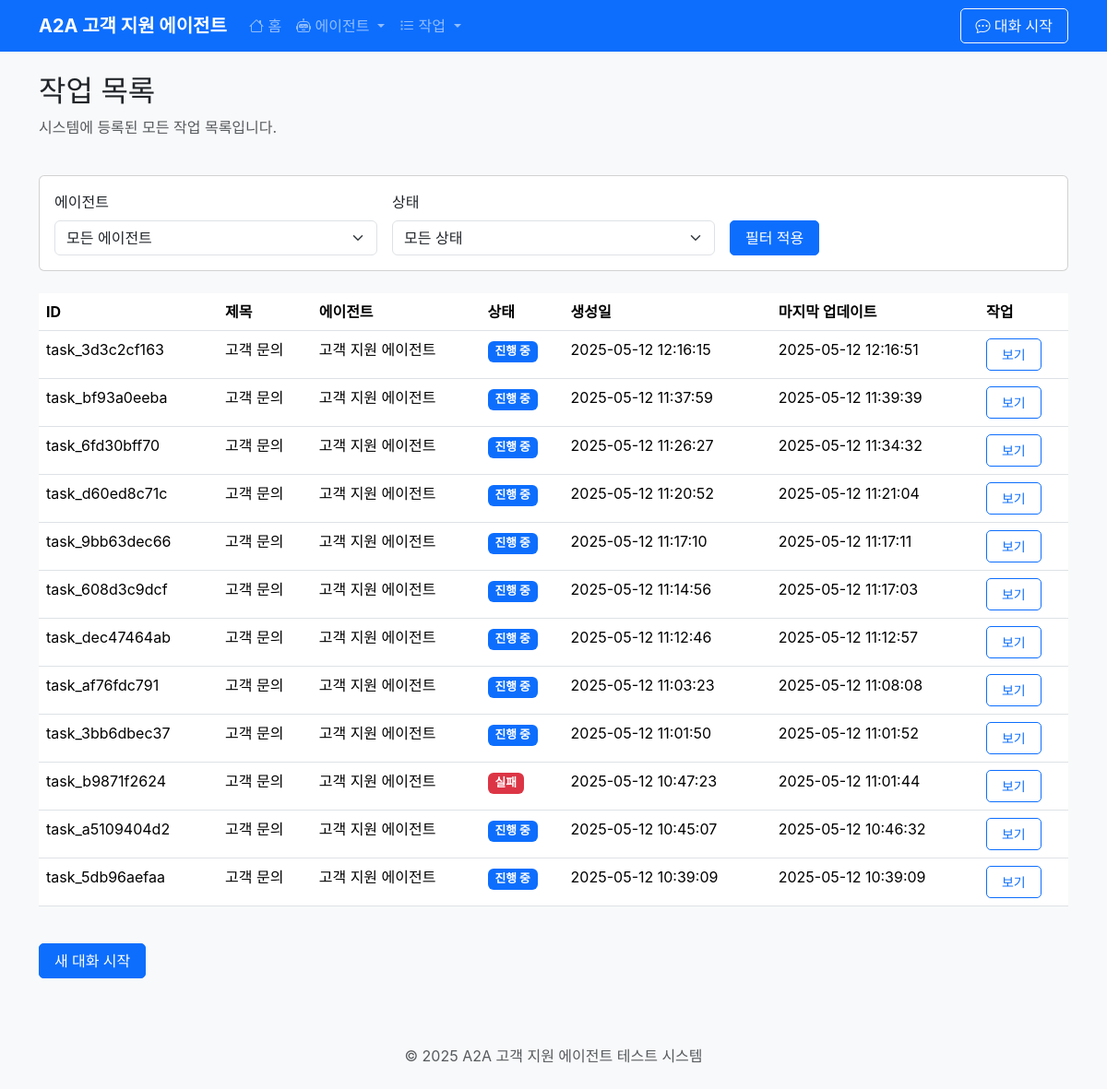
The page /tasks on the database its author committed.
### tables this page shows
CREATE TABLE tasks (
            id TEXT PRIMARY KEY,
            title TEXT NOT NULL,
            description TEXT,
            status TEXT NOT NULL,
            agent_id TEXT NOT NULL,
            created_at TIMESTAMP DEFAULT CURRENT_TIMESTAMP,
            updated_at TIMESTAMP DEFAULT CURRENT_TIMESTAMP,
            metadata TEXT, -- JSON 형식으로 저장
            FOREIGN KEY (agent_id) REFERENCES agents (id)
        );

CREATE TABLE agents (
            id TEXT PRIMARY KEY,
            name TEXT NOT NULL,
            description TEXT,
            version TEXT,
            base_url TEXT NOT NULL,
            auth_required INTEGER DEFAULT 0,
            created_at TIMESTAMP DEFAULT CURRENT_TIMESTAMP
        );

### api/web_routes.py (the view)
@web_router.get("/tasks", response_class=HTMLResponse)
async def list_tasks(
    request: Request,
    agent_id: Optional[str] = None,
    status: Optional[str] = None
):
    agents = db.get_all_agents()
    if agent_id and status:
        query = """
        SELECT t.*, a.name as agent_name
        FROM tasks t
        JOIN agents a ON t.agent_id = a.id
        WHERE t.agent_id = ? AND t.status = ?
        ORDER BY t.updated_at DESC
        """
        tasks = db.execute_query(query, (agent_id, status))
    elif agent_id:
        tasks = db.get_tasks_by_agent(agent_id)
    elif status:
        query = """
        SELECT t.*, a.name as agent_name
        FROM tasks t
        JOIN agents a ON t.agent_id = a.id
        WHERE t.status = ?
        ORDER BY t.updated_at DESC
        """
        tasks = db.execute_query(query, (status,))
    else:
        query = """
        SELECT t.*, a.name as agent_name
        FROM tasks t
        JOIN agents a ON t.agent_id = a.id
        ORDER BY t.updated_at DESC
        """
        tasks = db.execute_query(query)
    for task in tasks:
        if 'metadata' in task and task['metadata']:
            try:
                task['metadata'] = json.loads(task['metadata'])
            except:
                task['metadata'] = {}
    agent_name = None
    if agent_id:
        agent_data = db.get_agent_by_id(agent_id)
        if agent_data:
            agent_name = agent_data['name']
    return templates.TemplateResponse(
        "tasks.html",
        {
            "request": request,
            "tasks": tasks,
            "agents": agents,
            "agent_id": agent_id,
            "agent_name": agent_name,
            "status": status
        }
    )

### templates/tasks.html (shortened to what this page needs)
{% extends "base.html" %}
{% block content %}
<div class="row mb-4">
    <div class="col-lg-12">
        <h2>작업 목록</h2>
        <p class="text-muted">
            {% if agent_id %}
                {{ agent_name }} 에이전트의 모든 작업 목록입니다.
            {% else %}
                시스템에 등록된 모든 작업 목록입니다.
            {% endif %}
        </p>
    </div>
</div>
<div class="row mb-4">
    <div class="col-lg-12">
        <div class="card">
            <div class="card-body">
                <form action="/tasks" method="get" class="row g-3">
                    <div class="col-md-4">
                        <label for="agent_id" class="form-label">에이전트</label>
                        <select class="form-select" id="agent_id" name="agent_id">
                            <option value="">모든 에이전트</option>
                        </select>
                    </div>
                    <div class="col-md-4">
                        <label for="status" class="form-label">상태</label>
                        <select class="form-select" id="status" name="status">
                            <option value="">모든 상태</option>
                        </select>
                    </div>
                    <div class="col-md-4 d-flex align-items-end">
                        <button type="submit" class="btn btn-primary">필터 적용</button>
                    </div>
                </form>
            </div>
        </div>
    </div>
</div>
<div class="row">
    <div class="col-lg-12">
        {% if tasks %}
            <div class="table-responsive">
                <table class="table table-hover">
                    <thead>
                        <tr>
                            <th>ID</th>
                            <th>제목</th>
                            <th>에이전트</th>
                            <th>상태</th>
                            <th>생성일</th>
                            <th>마지막 업데이트</th>
                            <th>작업</th>
                        </tr>
                    </thead>
                    <tbody>
                        {% for task in tasks %}
                            <tr>
                                <td>{{ task.id }}</td>
                                <td>{{ task.title }}</td>
                                <td>{{ task.agent_name }}</td>
                                <td>
                                    {% if task.status == 'created' %}
                                        <span class="badge bg-secondary">생성됨</span>
                                    {% elif task.status == 'in_progress' %}
                                        <span class="badge bg-primary">진행 중</span>
                                    {% elif task.status == 'waiting_for_input' %}
                                        <span class="badge bg-warning">입력 대기</span>
                                    {% elif task.status == 'completed' %}
                                        <span class="badge bg-success">완료</span>
                                    {% elif task.status == 'failed' %}
                                        <span class="badge bg-danger">실패</span>
                                    {% else %}
                                        <span class="badge bg-secondary">{{ task.status }}</span>
                                    {% endif %}
                                </td>
                                <td>{{ task.created_at }}</td>
                                <td>{{ task.updated_at }}</td>
                                <td>
                                    <a href="/tasks/{{ task.id }}" class="btn btn-sm btn-outline-primary">보기</a>
                                </td>
                            </tr>
                        {% endfor %}
                    </tbody>
                </table>
            </div>
        {% endif %}
    </div>
</div>
<div class="row mt-4">
    <div class="col-12">
        <a href="/chat" class="btn btn-primary">새 대화 시작</a>
    </div>
</div>
{% endblock %}

### static/css/main.css (style rules this page uses)
.badge { font-size: 0.8rem; padding: 5px 8px; }
.btn { border-radius: 5px; padding: 0.375rem 1rem; font-weight: 500; transition: all 0.2s; }
.btn-primary { background-color: #0d6efd; border-color: #0d6efd; }
.btn-outline-primary { color: #0d6efd; border-color: #0d6efd; }

### templates/base.html (style rules this page uses)
body { font-family: 'Pretendard', -apple-system, BlinkMacSystemFont, system-ui, Roboto, 'Helvetica Neue', sans-serif; background-color: #f8f9fa; }

### rows shown on the page
tasks: id "task_3d3c2cf163", title "고객 문의", agent_name "고객 지원 에이전트", status "진행 중", created_at "2025-05-12 12:16:15", updated_at "2025-05-12 12:16:51"
tasks: id "task_bf93a0eeba", title "고객 문의", agent_name "고객 지원 에이전트", status "진행 중", created_at "2025-05-12 11:37:59", updated_at "2025-05-12 11:39:39"
tasks: id "task_6fd30bff70", title "고객 문의", agent_name "고객 지원 에이전트", status "진행 중", created_at "2025-05-12 11:26:27", updated_at "2025-05-12 11:34:32"
tasks: id "task_d60ed8c71c", title "고객 문의", agent_name "고객 지원 에이전트", status "진행 중", created_at "2025-05-12 11:20:52", updated_at "2025-05-12 11:21:04"
tasks: id "task_9bb63dec66", title "고객 문의", agent_name "고객 지원 에이전트", status "진행 중", created_at "2025-05-12 11:17:10", updated_at "2025-05-12 11:17:11"
tasks: id "task_608d3c9dcf", title "고객 문의", agent_name "고객 지원 에이전트", status "진행 중", created_at "2025-05-12 11:14:56", updated_at "2025-05-12 11:17:03"
tasks: id "task_dec47464ab", title "고객 문의", agent_name "고객 지원 에이전트", status "진행 중", created_at "2025-05-12 11:12:46", updated_at "2025-05-12 11:12:57"
tasks: id "task_af76fdc791", title "고객 문의", agent_name "고객 지원 에이전트", status "진행 중", created_at "2025-05-12 11:03:23", updated_at "2025-05-12 11:08:08"
tasks: id "task_3bb6dbec37", title "고객 문의", agent_name "고객 지원 에이전트", status "진행 중", created_at "2025-05-12 11:01:50", updated_at "2025-05-12 11:01:52"
tasks: id "task_b9871f2624", title "고객 문의", agent_name "고객 지원 에이전트", status "실패", created_at "2025-05-12 10:47:23", updated_at "2025-05-12 11:01:44"
tasks: id "task_a5109404d2", title "고객 문의", agent_name "고객 지원 에이전트", status "진행 중", created_at "2025-05-12 10:45:07", updated_at "2025-05-12 10:46:32"
tasks: id "task_5db96aefaa", title "고객 문의", agent_name "고객 지원 에이전트", status "진행 중", created_at "2025-05-12 10:39:09", updated_at "2025-05-12 10:39:09"
